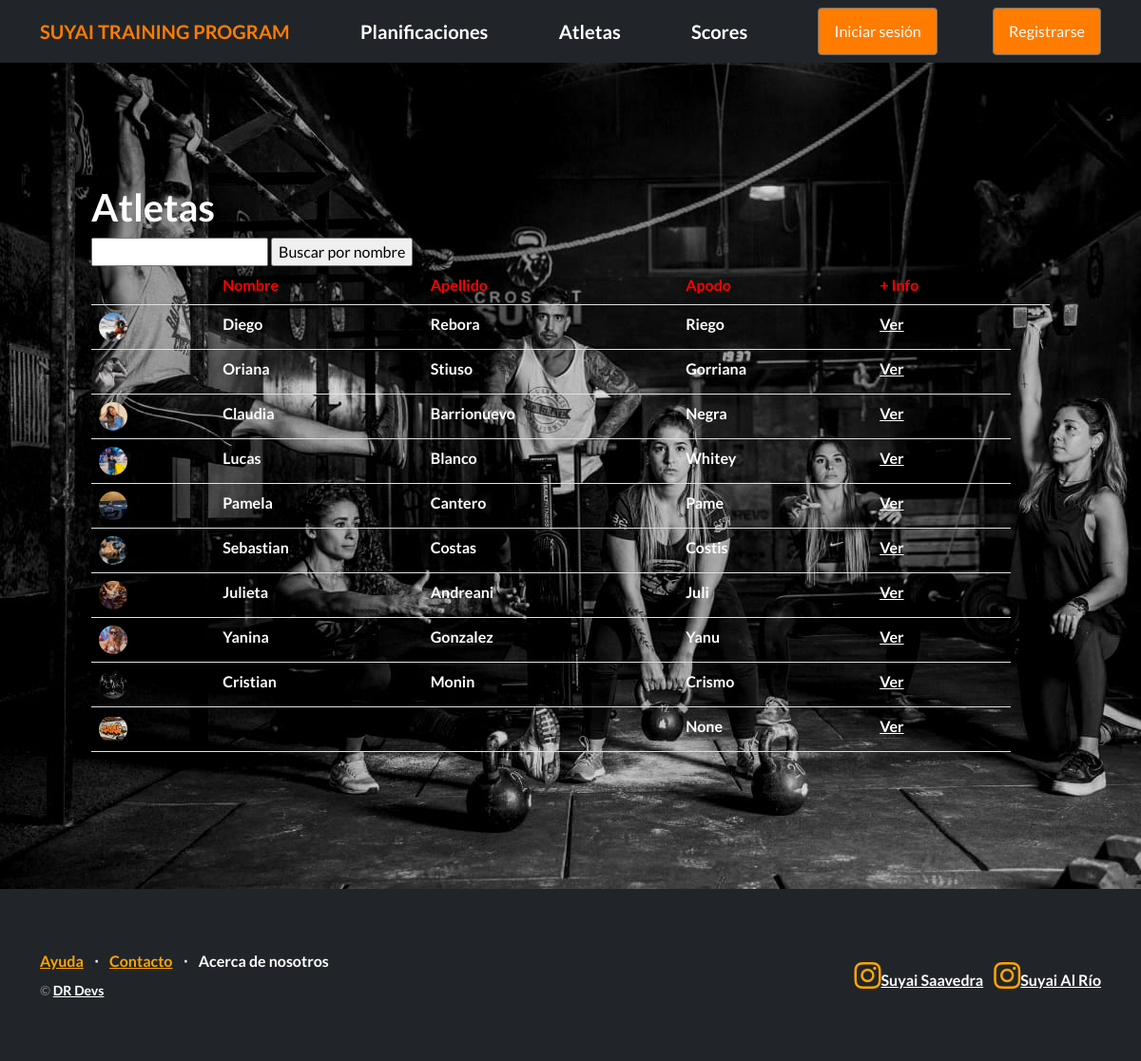
/atletas/listar_atletas/, run on the app's committed database.
### Atletas/models.py (models this page shows, shortened)
class Atleta(models.Model):
    user = models.OneToOneField(User, on_delete=models.CASCADE,  default=1)
    categoria = models.CharField(max_length=20, null=True, blank=True)
    apodo = models.CharField(max_length=20, null=True,  blank=True)
    grace = models.CharField(max_length=20, null=True, blank=True)
    fran = models.CharField(max_length=20, null=True, blank=True)
    murph = models.CharField(max_length=20, null=True, blank=True)
    backsquat_rm = models.DecimalField(max_digits=6, decimal_places=2, null=True, blank=True)
    clean_rm = models.DecimalField(max_digits=6, decimal_places=2, null=True, blank=True)
    jerk_rm = models.DecimalField(max_digits=6, decimal_places=2, null=True, blank=True)
    snatch_rm = models.DecimalField(max_digits=6, decimal_places=2, null=True, blank=True)
    deadlift_rm = models.DecimalField(max_digits=6, decimal_places=2, null=True, blank=True)

class Avatar(models.Model):
   user = models.OneToOneField(User, on_delete=models.CASCADE, null=True)
   imagen = models.ImageField(upload_to='avatares', null=True, blank=True)

### Atletas/views.py (the view)
# urls.py: path("listar_atletas/", AtletaListView.as_view(), name="listar_atletas"),
class AtletaListView(ListView):
    model = Atleta
    template_name = 'Atletas/atletas.html'

### Atletas/templates/Atletas/atletas.html (shortened to what this page needs)
{% extends "Planificaciones/base.html" %}
{% block contenido %}
<section>
    <div>
      <h1>Atletas</h1>
      <form action="{% url 'buscar_atleta' %}" method="get">
        <input type="text" name="q">
        <input type="submit" value="Buscar por nombre">
      </form>
      <table class="table">
        <tbody>
          <tr>
            <th style="color:red"></th>
            <th style="color:red">Nombre</th>
            <th style="color:red">Apellido</th>
            <th style="color:red"> Apodo</th>
            <th style="color:red"> + Info</th>
            <th></th>
          </tr>
          {% for atleta in object_list %}
          <tr>
            <td><img src="{{ atleta.user.avatar.imagen.url }}"  style="width: 30px; height: 30px; border-radius: 50%; margin-right: 5px;"></td>
            <td style="color:white">{{ atleta.user.first_name }}</td>
            <td style="color:white">{{ atleta.user.last_name }}</td>
            <td style="color:white">{{ atleta.apodo }}</td>
            <td>
                <a href = "{% url "ver_atleta" atleta.id %}">Ver</a>
            </td>
          </tr>
          {% empty %}
          <tr>
            <td style="color:red" colspan="5">No hay resultados para la búsqueda.</td>
          </tr>
          {% endfor %}
        </tbody>
      </table>
    </div>
  </section>
{% endblock contenido %}

### Planificaciones/templates/Planificaciones/base.html (style rules this page uses)
body { height: 100vh; background-size: cover; background-position: center; color: white; font-weight: bold; }
section { padding: 4rem 3rem; }

### data on the page
Atleta: user.avatar.imagen (picture), user.first_name "Diego", user.last_name "Rebora", apodo "Riego"
Atleta: user.avatar.imagen (picture), user.first_name "Oriana", user.last_name "Stiuso", apodo "Gorriana"
Atleta: user.avatar.imagen (picture), user.first_name "Claudia", user.last_name "Barrionuevo", apodo "Negra"
Atleta: user.avatar.imagen (picture), user.first_name "Lucas", user.last_name "Blanco", apodo "Whitey"
Atleta: user.avatar.imagen (picture), user.first_name "Pamela", user.last_name "Cantero", apodo "Pame"
Atleta: user.avatar.imagen (picture), user.first_name "Sebastian", user.last_name "Costas", apodo "Costis"
Atleta: user.avatar.imagen (picture), user.first_name "Julieta", user.last_name "Andreani", apodo "Juli"
Atleta: user.avatar.imagen (picture), user.first_name "Yanina", user.last_name "Gonzalez", apodo "Yanu"
Atleta: user.avatar.imagen (picture), user.first_name "Cristian", user.last_name "Monin", apodo "Crismo"
Atleta: user.avatar.imagen (picture), apodo "None"
